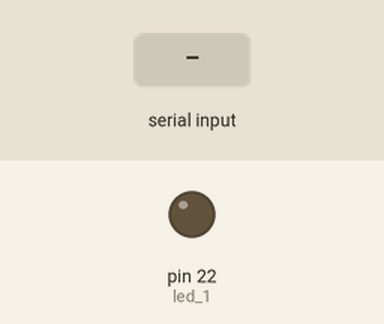
Recording of a sketch running on a simulated Arduino Mega 2560, built with avr-gcc and run on an emulated ATmega2560. Parts: output pins drawn as LEDs (lit = HIGH). The inputs (shaded band) are chosen by the test bench.

Above: at 1.2 s.
1.3 s: "A" received over Serial
At 2.4 s:
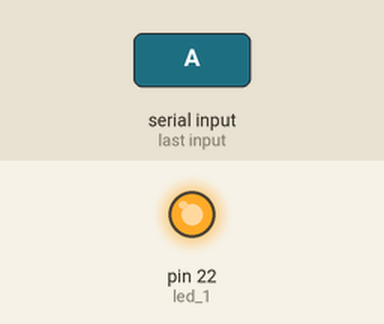
2.8 s: "B" received over Serial
At 3.5 s:
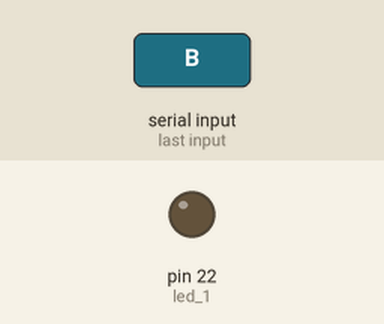
Timing chart, 0 to 5.8 s (numbered marks = the images above; inputs shaded):
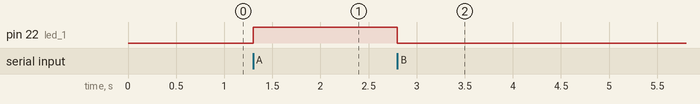

The sketch:

Proyecto_19_Bluetooth_LEDs.ino
```cpp
//Variable que toma el numero de pin del led

int led_1 = 22;

char valor;  //Variable para el blutu

void setup() {

  pinMode(led_1, OUTPUT);
  Serial.begin(9600);
}

void loop() {

  if (Serial.available())  //Si el puerto serie (Bluetooth) está disponible
  {
    valor = Serial.read();  //Se le da a valor el dato de Bluetooth

    if (valor == 'A')   //Si el dato que llega es una A
    {
      digitalWrite(led_1, HIGH);  //Enciende el LED 1
    }
    if (valor == 'B')   //Si el dato que llega es una B
    {
      digitalWrite(led_1, LOW);   //Apaga el LED 1
    }
  }
}
```

Measured:
- after the input at 1.3 s, pin 22 (led_1): LOW → HIGH at once
- after the input at 2.8 s, pin 22 (led_1): HIGH → LOW at once
